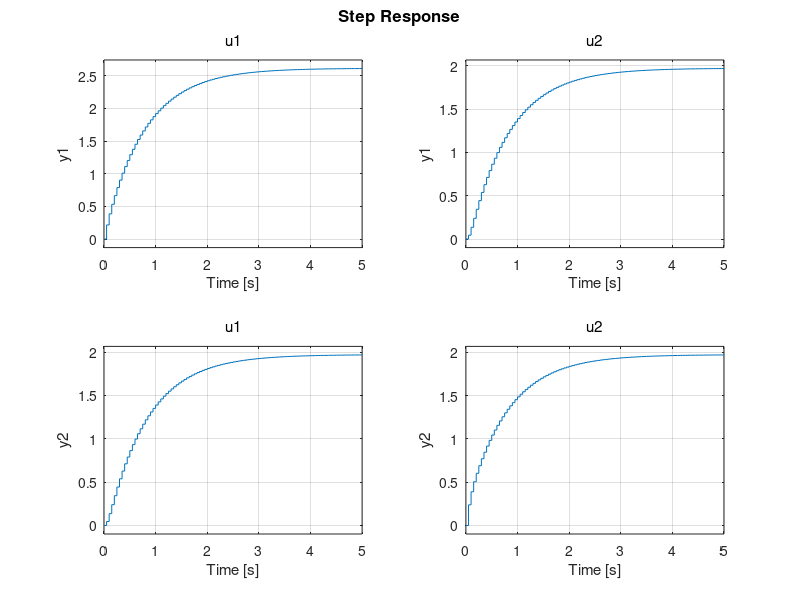

This chart was generated by the following MATLAB code: (Note: this script raises an error after producing the figure.)
clear
Am1 = [-7.923 7.923; 9.781 -12.97];   
Bm1 = [5.093 0; 0 6.288];
Cm1 = [1 0; 0 1];
Dm1 = [0 0; 0 0];
Ts = 0.05;
sys_cp = ss(Am1, Bm1, Cm1, Dm1);   % Continuous System
step(sys_cp);

% step(sys_cp)    % step response of the system
sys_d = c2d(sys_cp, Ts);        % Discrete System
step(sys_d);            
Am = sys_d.A;
Bm = sys_d.B;
Cm = sys_d.C;
Dm = sys_d.D;
% Prediction horizon
Np = 10;            % Prediction horizon
% Control Horizon
Nc = 3;             % Control horizon

%R = .5;              % Input weight/Importance to control moves

% Calculate the matrices
[Phi_Phi, Phi_F, Phi_R, Phi, F, BarRs,A_e,B_e,C_e] = mpcgainMIMO(Am, Bm, Cm, Nc, Np);
q = size(Cm,1);
[n, m] = size(B_e);
nm = size(Am,1);
xm = zeros(nm,1);
Xf = zeros(n,1);
N_sim = 50;
r = ones(N_sim, q);
u = zeros(m,1);  %u(k-1)=0
y = zeros(q,1);
%% Input Weight and Setpoint
%uwt = [0.1, 0.1];       % Experiment with this.
uwt = [10, 5];         
ysp = [2 -2];
Rs = repmat(ysp', Np,1);
R = zeros(m*Nc, m*Nc);
R(1:m, 1:m) = diag(uwt);
for i = 2:Nc
    R((i-1)*m+1:i*m, (i-1)*m+1:i*m) = diag(uwt);
end
for kk=1:N_sim
    pred_err = (Rs-F*Xf);
    DeltaU = inv(Phi_Phi+R)*Phi'*(pred_err);
    deltau = DeltaU(1:m,1);
    u = u+deltau;
    u1(:,kk) = u;       % Store to plot later
    y1(:,kk) = y;       % Store to plot later
    xm_old = xm;
    xm = Am*xm+Bm*u;
    y = Cm*xm + 0.05*rand(q,1);   % White noise
    Xf = [xm-xm_old;y];  % Full state feedback is delta
end

k = 0:Ts:(N_sim-1)*Ts;
figure
subplot(211)
plot(k,y1')
xlabel('Sampling Instant')
legend('Output')
subplot(212)
plot(k,u1')
xlabel('Sampling Instant')
legend('Control')
% title(num2str(R))

%% Interpretation
%{ 
System is highly interactive
Plot 1 gives "How well the system is interactive".
    - Both input affects both outputs in a very similar way.
    - When we want to control them, it is not going to be straightforward.
    - But, with MPC, it has prediction horizon and control horizon. 
    - [2 and -2] as added noise. How nicely the output settles down at 5.
Plot 2 gives Controllability. 
    Each input affects the other output. System is not that easy to control.

Step Response
%}